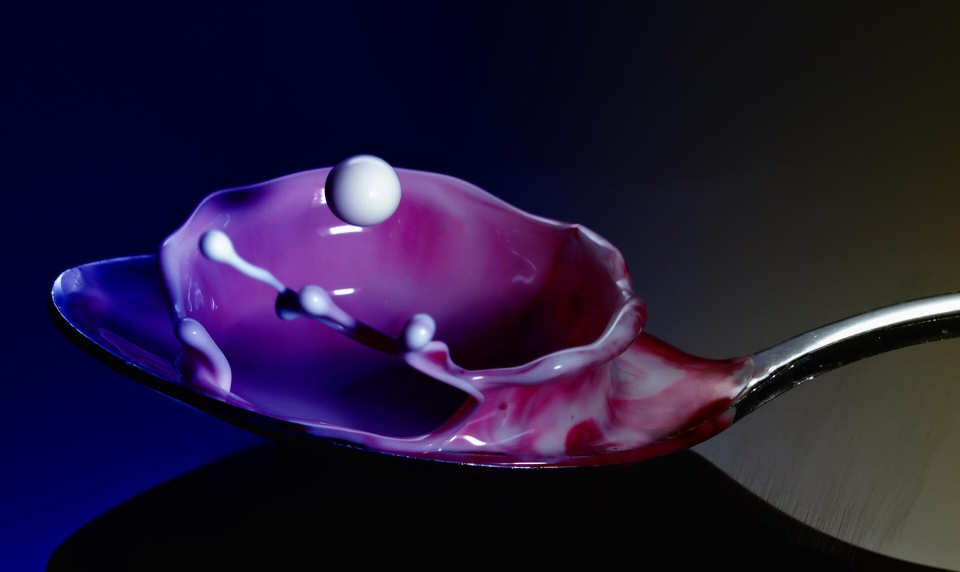
#> input picture projects/daily/samples/neutron-star/assets/spoon_full.jpg, 1920 x 1144 px (shown at 1/2 size); its folder holds 5 pictures in this run
$ python build_graphics.py
#> lines starting #> are read from the running program, lines starting #| are printed output that depends on the picture
"""Build the SIMULATION / ILLUSTRATION frames for the sample with Pillow.

All frames are honest schematics, stamped with their representation label
(simulation / illustration - not to scale). No photographic realism implied.
"""
import math
import os
import random

from PIL import Image, ImageDraw, ImageFilter, ImageFont

HERE = os.path.dirname(os.path.abspath(__file__))
ASSETS = os.path.join(HERE, "assets")
W, H = 1080, 1920
FONT = r"C:\Windows\Fonts\arialbd.ttf"
FONT_REG = r"C:\Windows\Fonts\arial.ttf"

BG = (5, 7, 15)


def font(size: int, bold: bool = True) -> ImageFont.FreeTypeFont:
    return ImageFont.truetype(FONT if bold else FONT_REG, size)


def stamp_label(img: Image.Image, text: str) -> None:
    d = ImageDraw.Draw(img)
    f = font(30)
    bbox = d.textbbox((0, 0), text, font=f)
    tw, th = bbox[2] - bbox[0], bbox[3] - bbox[1]
    x, y = W - tw - 46, 40
    d.rounded_rectangle([x - 18, y - 12, x + tw + 18, y + th + 12], radius=10,
                        fill=(0, 0, 0, 140))
    d.text((x, y), text, font=f, fill=(255, 255, 255, 150))


def starfield(img: Image.Image, seed: int, n: int = 160) -> None:
    rng = random.Random(seed)
    d = ImageDraw.Draw(img)
    for _ in range(n):
        x, y = rng.uniform(0, W), rng.uniform(0, H)
        s = rng.choice([1, 1, 2])
        a = rng.randint(60, 200)
        d.ellipse([x, y, x + s, y + s], fill=(255, 255, 255, a))


def sphere(d: ImageDraw.ImageDraw, cx: int, cy: int, r: int, color: tuple) -> None:
    for i in range(14, 0, -1):
        rr = r * (i / 14)
        alpha = int(150 * (i / 14))
        d.ellipse([cx - rr, cy - rr, cx + rr, cy + rr],
                  fill=(color[0], color[1], color[2], alpha))


def collapse_frames() -> None:
    radii = [430, 230, 95]
    colors = [(255, 170, 60), (255, 200, 90), (180, 220, 255)]
    for i, (r, c) in enumerate(zip(radii, colors), start=1):
        img = Image.new("RGBA", (W, H), BG + (255,))
        starfield(img, 7 + i)
        d = ImageDraw.Draw(img)
        sphere(d, W // 2, H // 2 - 140, r, c)
        if i == 1:
            note = "a giant star"
        elif i == 2:
            note = "fuel gone - core collapsing"
        else:
            note = "20 km in under a second"
        f = font(44)
        tw = d.textbbox((0, 0), note, font=f)[2]
        d.text((W // 2 - tw // 2, H // 2 - 140 + r + 90), note, font=f,
               fill=(220, 230, 255, 220))
        stamp_label(img, "SIMULATION")
        img.convert("RGB").save(os.path.join(ASSETS, f"collapse_{i}.png"))
#> this loop made 3 passes
#> pass 1, in collapse_frames, `img.convert("RGB").save(os.path.join(ASSETS, f"collapse_{i}.png"))`:
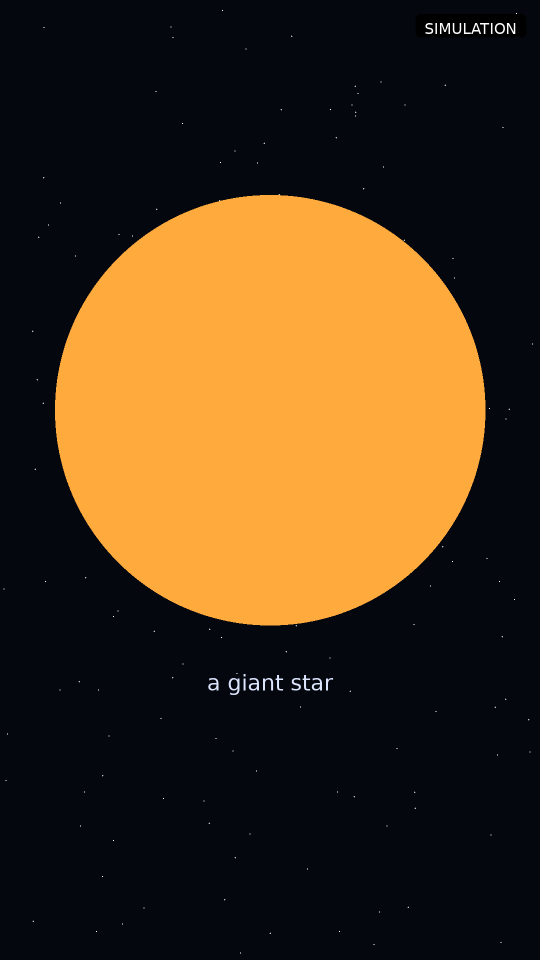
#> saved as collapse_1.png: PIL image 1080x1920 RGB (shown at 1/2 size); mean R, G, B 75.6, 53.2, 28
#> after the loop:
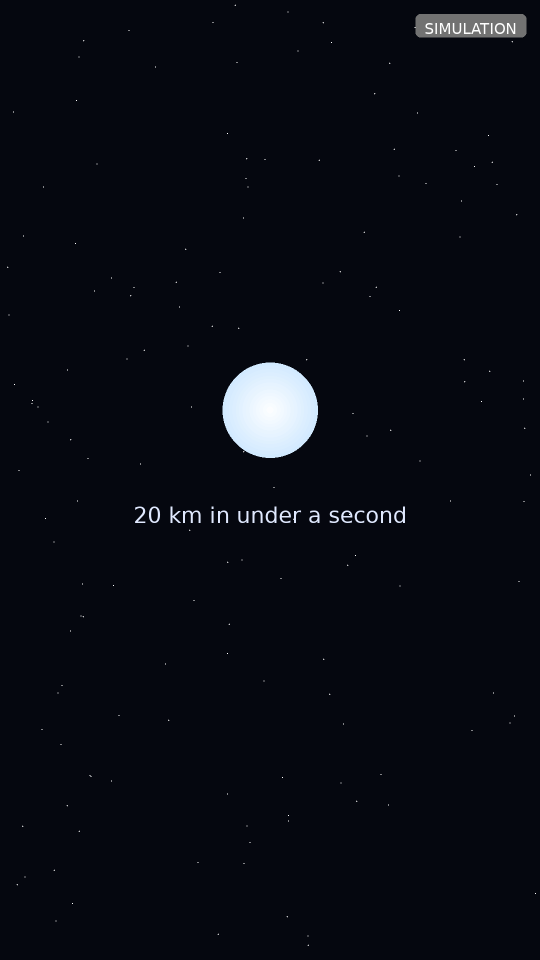
#> img: PIL image 1080x1920 RGBA (shown at 1/2 size); mean R, G, B, A 8.1, 10.6, 19, 252.2; transparent parts drawn white


def neutron_sea_frames() -> None:
    # frame 1: atoms (nucleus + electron rings)
    img = Image.new("RGBA", (W, H), BG + (255,))
    starfield(img, 21)
    d = ImageDraw.Draw(img)
    for k, (cx, cy, r) in enumerate([(300, 700, 150), (760, 1080, 190), (330, 1450, 120)]):
        d.ellipse([cx - 34, cy - 34, cx + 34, cy + 34], fill=(255, 200, 90, 255))
        for t in range(0, 360, 45):
            x2 = cx + r * math.cos(math.radians(t))
            y2 = cy + r * math.sin(math.radians(t))
            d.ellipse([x2 - 8, y2 - 8, x2 + 8, y2 + 8], fill=(120, 200, 255, 220))
        d.ellipse([cx - r, cy - r, cx + r, cy + r], outline=(120, 200, 255, 120), width=4)
    f = font(48)
    note = "ordinary matter: electrons orbit a nucleus"
    tw = d.textbbox((0, 0), note, font=f)[2]
#> tw = 1003
    d.text((W // 2 - tw // 2, 1650), note, font=f, fill=(220, 230, 255, 220))
    stamp_label(img, "SIMULATION")
    img.convert("RGB").save(os.path.join(ASSETS, "neutron_sea_1.png"))
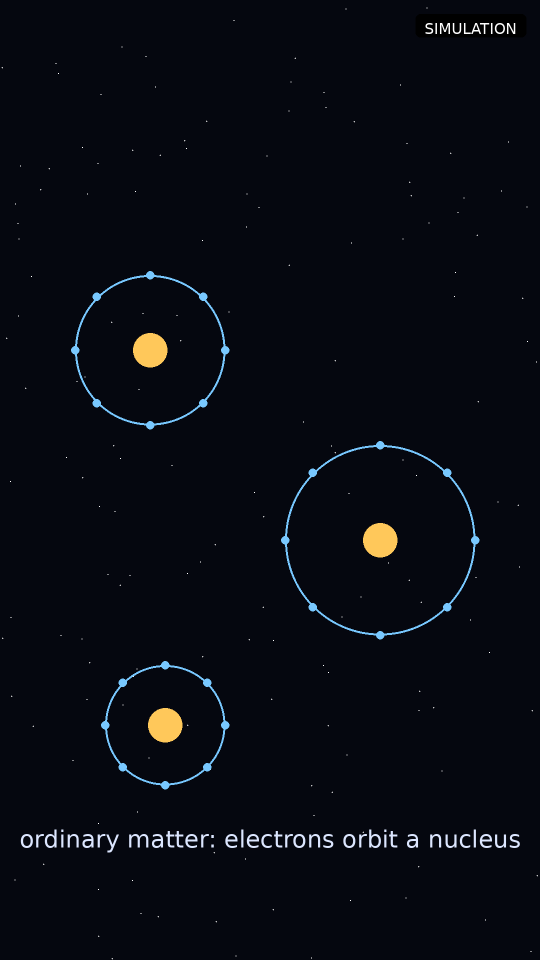
#> saved as neutron_sea_1.png: PIL image 1080x1920 RGB (shown at 1/2 size); mean R, G, B 8.4, 10.6, 18.4

    # frame 2: packed sea of neutrons
    img = Image.new("RGBA", (W, H), BG + (255,))
    starfield(img, 22)
    d = ImageDraw.Draw(img)
    rng = random.Random(5)
    for y in range(620, 1560, 62):
        for x in range(140, 940, 62):
            jx = rng.randint(-10, 10)
            jy = rng.randint(-10, 10)
            d.ellipse([x + jx - 16, y + jy - 16, x + jx + 16, y + jy + 16],
                      fill=(160, 210, 255, 230))
    f = font(48)
    note = "gravity crushes them into a sea of neutrons"
    tw = d.textbbox((0, 0), note, font=f)[2]
#> tw = 1052
    d.text((W // 2 - tw // 2, 1650), note, font=f, fill=(220, 230, 255, 220))
    stamp_label(img, "SIMULATION")
    img.convert("RGB").save(os.path.join(ASSETS, "neutron_sea_2.png"))
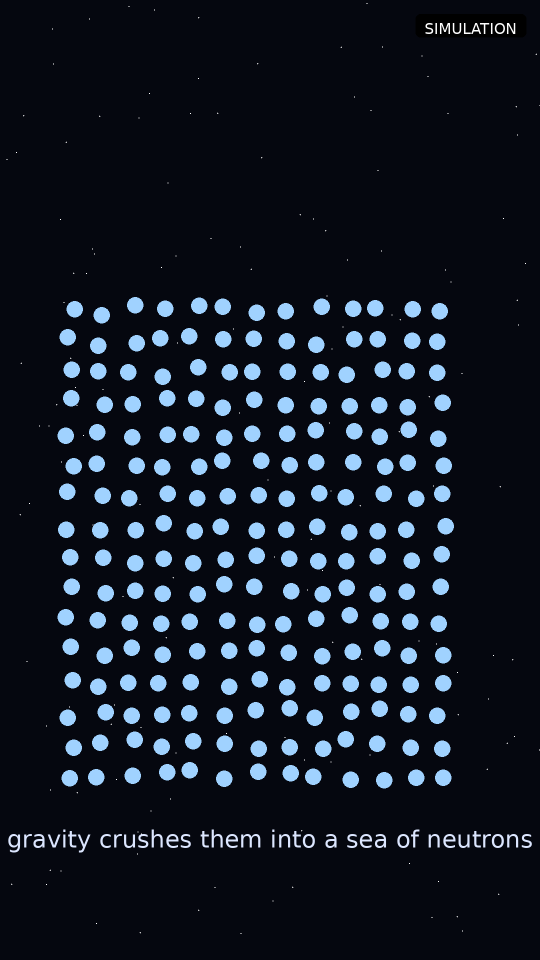
#> saved as neutron_sea_2.png: PIL image 1080x1920 RGB (shown at 1/2 size); mean R, G, B 19.4, 25.5, 36.6


def sun_city_comparison() -> None:
    img = Image.new("RGBA", (W, H), BG + (255,))
    starfield(img, 33)
    d = ImageDraw.Draw(img)

    cx1, cy1, r1 = 300, 760, 380
    sphere(d, cx1, cy1, r1, (255, 190, 70))
    f = font(64)
    l1 = "2 SUNS' WORTH"
    tw = d.textbbox((0, 0), l1, font=f)[2]
#> tw = 516
    d.text((cx1 - tw // 2, cy1 - r1 - 120), l1, font=f, fill=(255, 235, 200, 255))
    l1b = "a star's whole mass"
    f2 = font(40)
    tw = d.textbbox((0, 0), l1b, font=f2)[2]
#> tw = 395
    d.text((cx1 - tw // 2, cy1 - r1 - 40), l1b, font=f2, fill=(200, 210, 235, 220))

    cx2, cy2, r2 = 800, 620, 46
    sphere(d, cx2, cy2, r2, (170, 215, 255))
    # city skyline silhouette under the small sphere
    rng = random.Random(9)
    x = 520
    while x < 1000:
        bw = rng.randint(30, 90)
        bh = rng.randint(90, 330)
        d.rectangle([x, cy2 + 120, x + bw, cy2 + 120 + bh], fill=(120, 150, 200, 120))
        x += bw + rng.randint(6, 20)
#> after the loop, x = 1040
    l2 = "20 KM - A CITY"
    tw = d.textbbox((0, 0), l2, font=f)[2]
#> tw = 470
    d.text((cx2 - tw // 2, cy2 + 520), l2, font=f, fill=(200, 225, 255, 255))

    # arrow from sun to sphere
    d.line([cx1 + r1 + 20, cy1, cx2 - r2 - 20, cy2], fill=(255, 255, 255, 160), width=6)
    d.polygon([(cx2 - r2 - 20, cy2 - 18), (cx2 - r2 + 24, cy2), (cx2 - r2 - 20, cy2 + 18)],
              fill=(255, 255, 255, 200))

    stamp_label(img, "ILLUSTRATION - NOT TO SCALE")
#> in stamp_label (call 6), `d = ImageDraw.Draw(img)`:
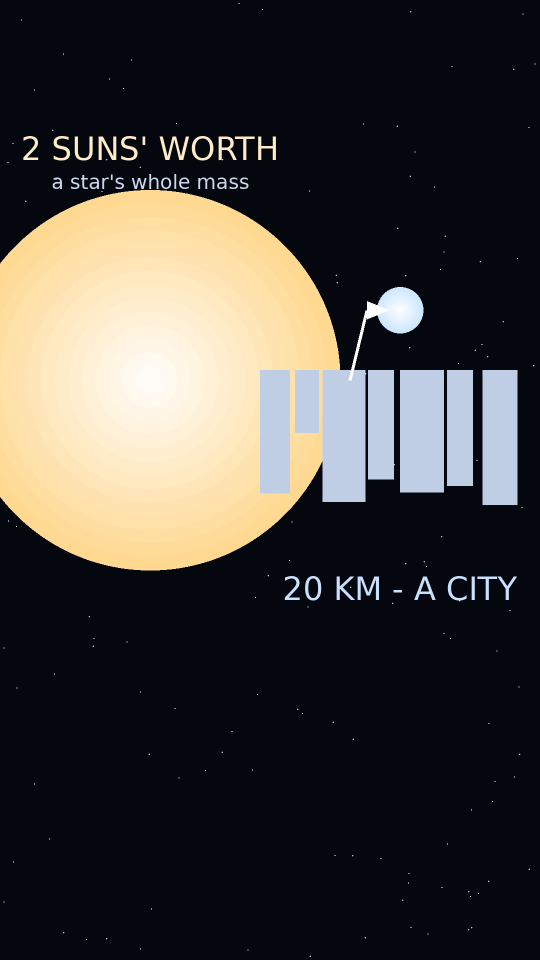
#> img: PIL image 1080x1920 RGBA (shown at 1/2 size); mean R, G, B, A 62.1, 52.6, 37.9, 217.4; transparent parts drawn white
#> in stamp_label (call 6), `bbox = d.textbbox((0, 0), text, font=f)`: bbox = (0, 6, 463, 28)
#> in stamp_label (call 6), `tw, th = bbox[2] - bbox[0], bbox[3] - bbox[1]`: tw = 463
#> in stamp_label (call 6), `x, y = W - tw - 46, 40`: x = 571
    img.convert("RGB").save(os.path.join(ASSETS, "sun_city_comparison.png"))
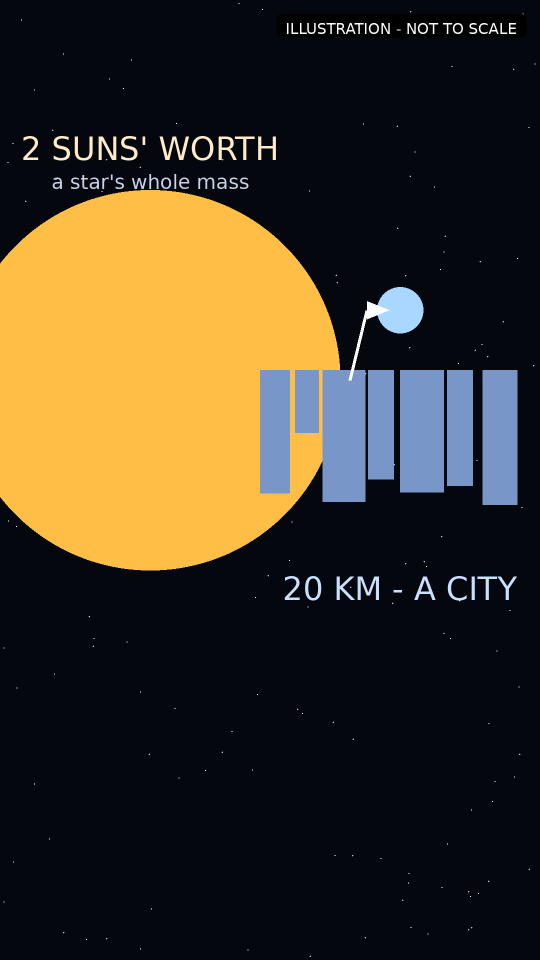
#> saved as sun_city_comparison.png: PIL image 1080x1920 RGB (shown at 1/2 size); mean R, G, B 62.4, 52.9, 38.1


def spoon_crop() -> None:
    src = Image.open(os.path.join(ASSETS, "spoon_full.jpg"))
#> src is the input picture: PIL image 1920x1144 RGB; mean R, G, B 34.8, 24.3, 53.8
    w, h = src.size
#> w = 1920; h = 1144
    box = (int(w * 0.18), int(h * 0.12), int(w * 0.82), int(h * 0.9))
#> box = (345, 137, 1574, 1029)
    crop = src.crop(box)
    crop = crop.resize((1080, int(crop.size[1] * 1080 / crop.size[0])), Image.LANCZOS)
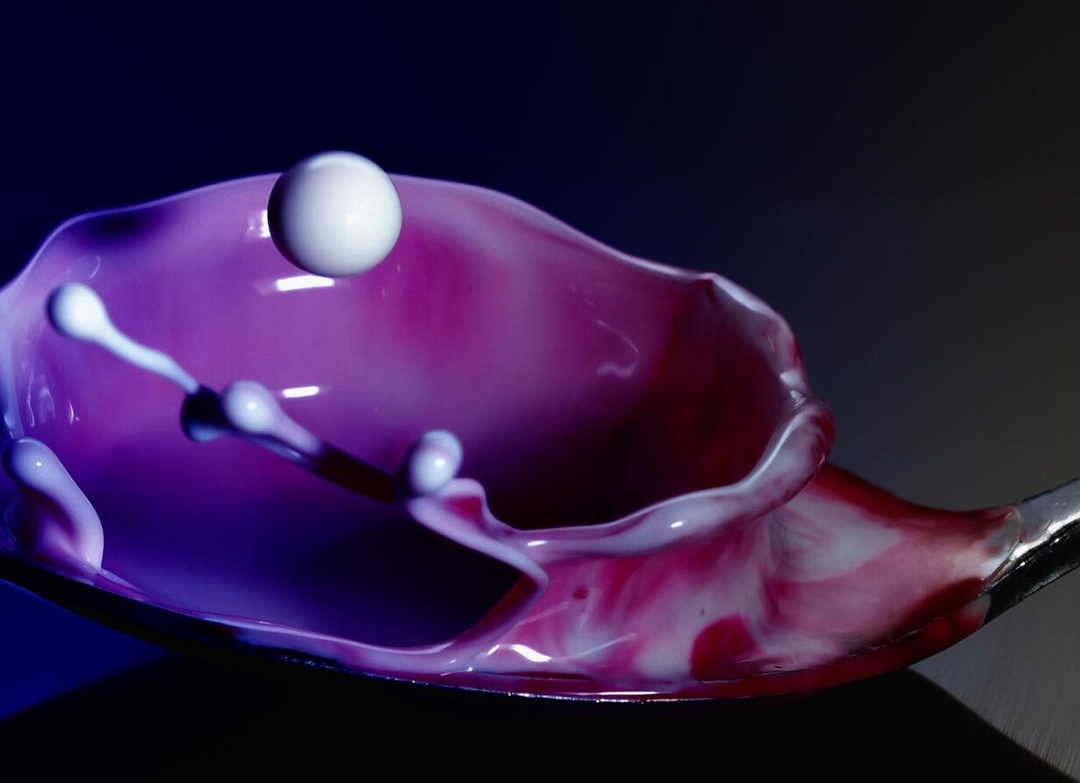
#> crop: PIL image 1080x783 RGB; mean R, G, B 49.3, 29.4, 67.8
    crop.save(os.path.join(ASSETS, "spoon_crop.jpg"), quality=92)


def label_pulsar() -> None:
#> (the run stopped early here; a loop or call above may not have finished)
